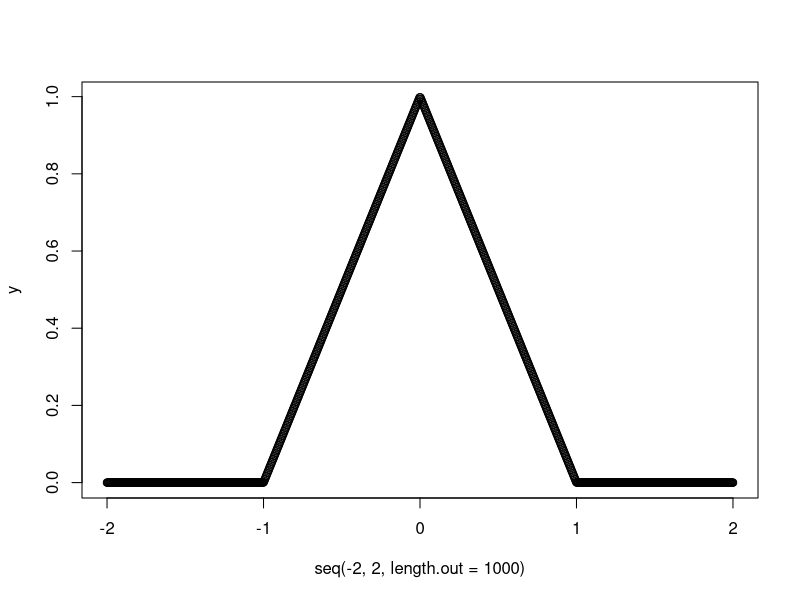
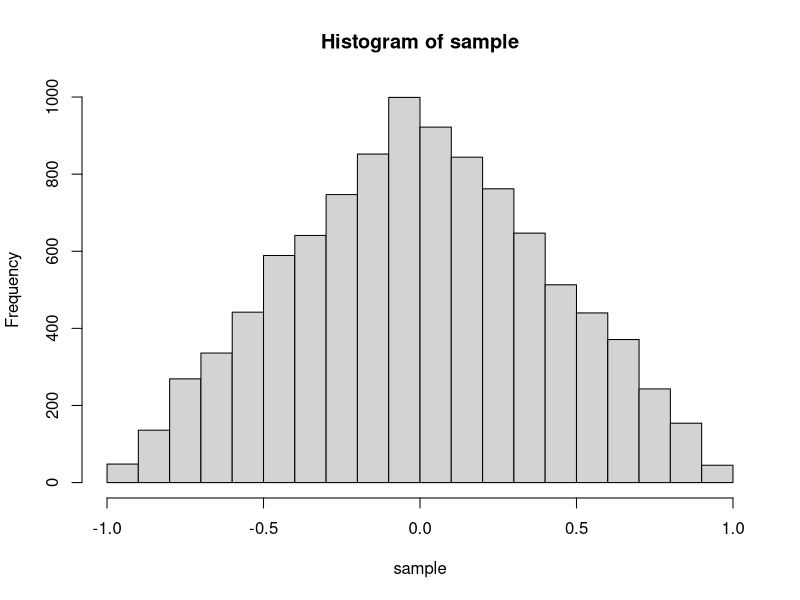
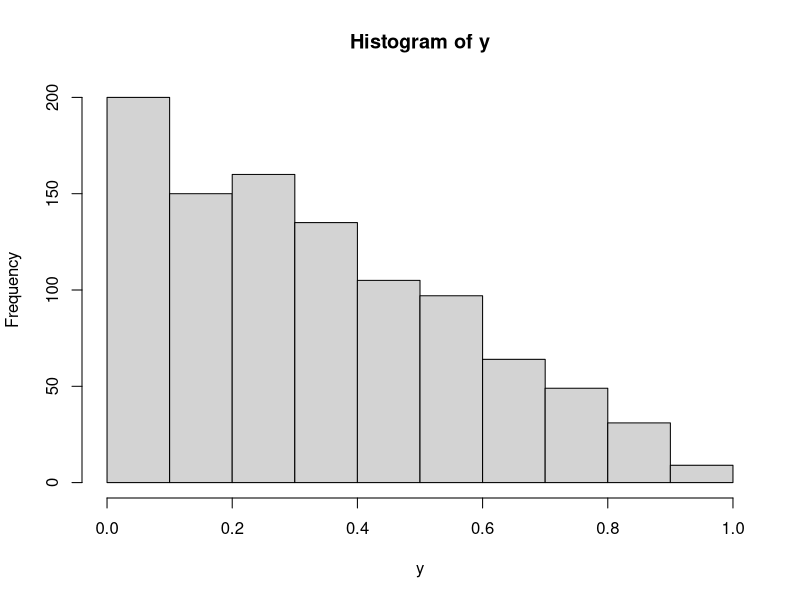
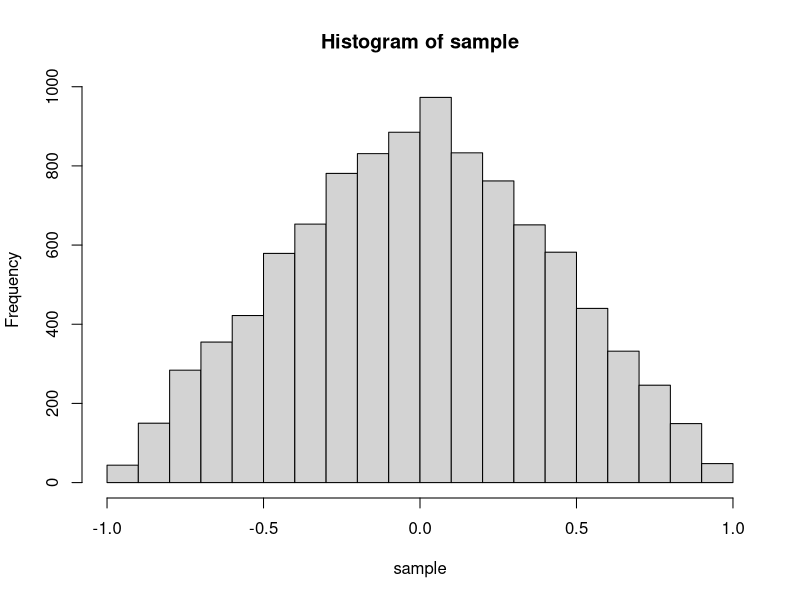
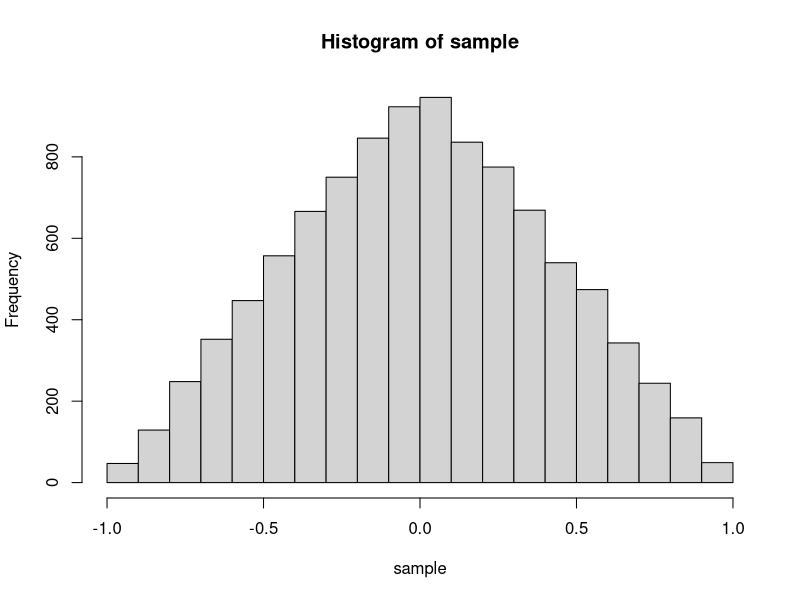
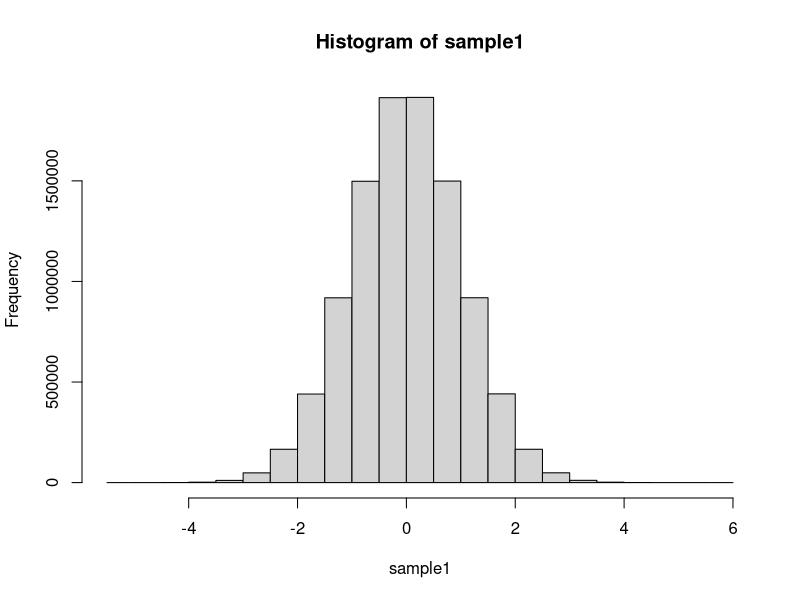
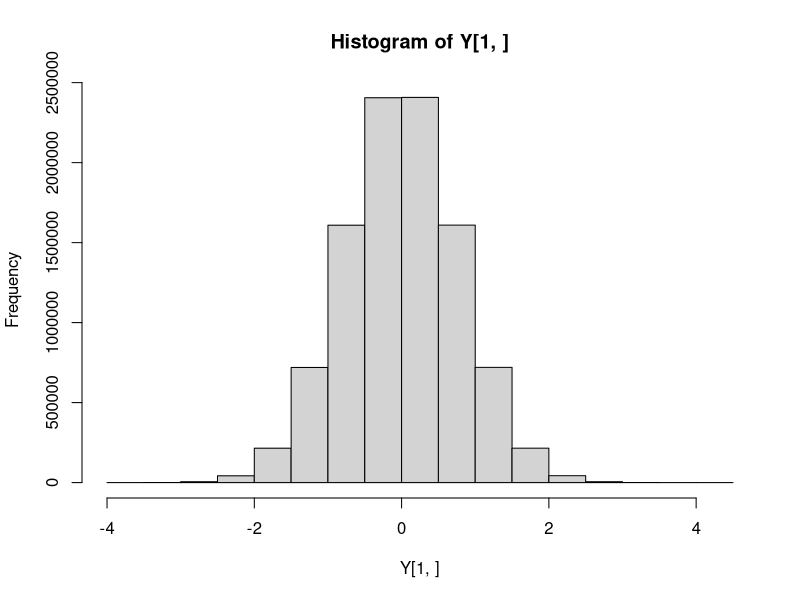
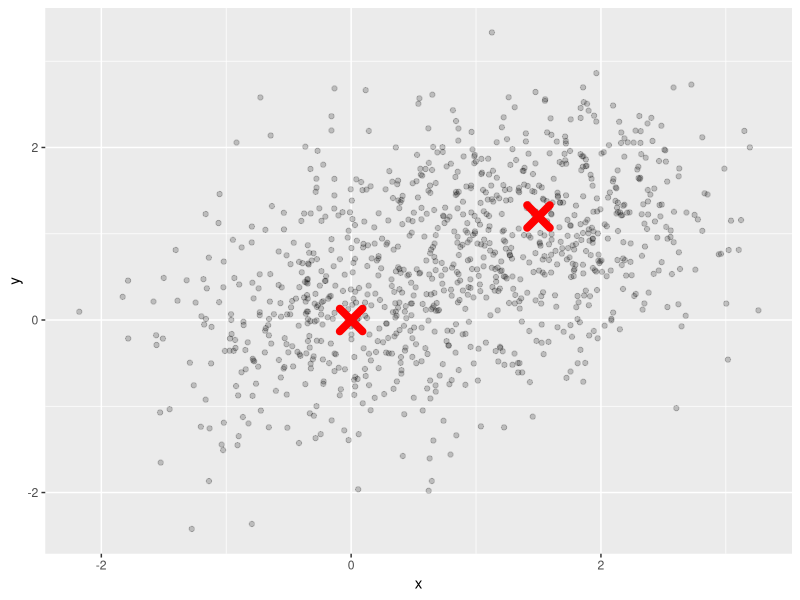

Recreate these plots in R, in order.
## ---- chunk 1
knitr::opts_chunk$set(echo = TRUE)
## ---- chunk 2

tri_fun <- function(x) {
  
  
  
  
  if (x < -1) {
    return(0)
  } else if (x <= 0) {
    return(x+1)
  } else if (x <= 1) {
    return(1-x)
  } else {
    return(0)
  }
  
}

y <- sapply(seq(-2, 2, length.out = 1000), tri_fun)
plot(seq(-2, 2, length.out = 1000), y)

## ---- chunk 3

set.seed(123)
n <- 10000
rejection_count <- 0
sample <- c()

while(length(sample) < n){
  U1 <- runif(1, -1, 1)
  U2 <- runif(1, 0, 1)
  
  
  
  if (tri_fun(U1) > U2) {
      
      sample <- c(sample, U1)

  } else {
    rejection_count <- rejection_count + 1
  }
}

waste <- rejection_count / (n + rejection_count)
print(waste)

hist(sample)

## ---- chunk 4
#code from slides
u <- runif(1000)
y <- 1 - sqrt(1-u)
hist(y)

set.seed(1234)
sample <- c()
for (i in 1:n) {
  # choosing which distribution to sample from with a 50/50 chance
  distribution_multiplier <- sign(runif(1, -1, 1))
  u <- runif(1)
  y <- 1 - sqrt(1-u)
  
  sample <- c(sample, y*distribution_multiplier)

}

hist(sample)

## ---- chunk 5

set.seed(12345)
sample <- c()
for (i in 1:n) {
  u1 <- runif(1)
  u2 <- runif(1)
  
  sample <- c(sample, u1 - u2)

}

hist(sample)

## ---- chunk 6


system.time({

n <- 10000000



A <- runif(n, 0, 2*pi)
U <- runif(n)
Y <- sqrt(-2 * log(U))
sample1 <- Y * cos(A)
sample2 <- Y * sin(A)


})

hist(sample1)


## ---- chunk 7
A_t <- chol(matrix(c(0.6, 0, 0, 0.6), 2, 2))
A_t %*% t(A_t)

## ---- chunk 8
X <- rbind(sample1, sample2) |> as.matrix()
dim(X)

# 0 mean
Y <- A_t %*% X

hist(Y[1, ])

## ---- chunk 9
system.time({

x1 <- rnorm(n, 0, sqrt(0.6))
x2 <- rnorm(n, 0, sqrt(0.6))

X <- rbind(x1, x2)
})

## ---- chunk 10
library(mvtnorm)

normal_bivariate <- function(n) {
  
X <- matrix(0, 2, n)

for (i in 1:n) {
  
  U <- runif(1)
  
  if (U < 0.5) {
      X[, i] <- rmvnorm(1, c(0, 0), diag(2) * 0.6)
  } else {
      X[, i] <- rmvnorm(1, c(1.5, 1.2), diag(2) * 0.5)
  }
  
}

library(ggplot2)

df_main <- data.frame(x = X[1, ], y = X[2, ])
df_points <- data.frame(x = c(0, 1.5), y = c(0, 1.2))

ggplot(df_main, aes(x = x, y = y)) +
  geom_point(alpha = 0.2) + 
  geom_point(data = df_points, aes(x = x, y = y),
             shape = 4,      
             color = "red", 
             size = 5, stroke = 4)
}

set.seed(12345)
normal_bivariate(1000)

## ---- chunk 11
set.seed(12345)
normal_bivariate(10000)
